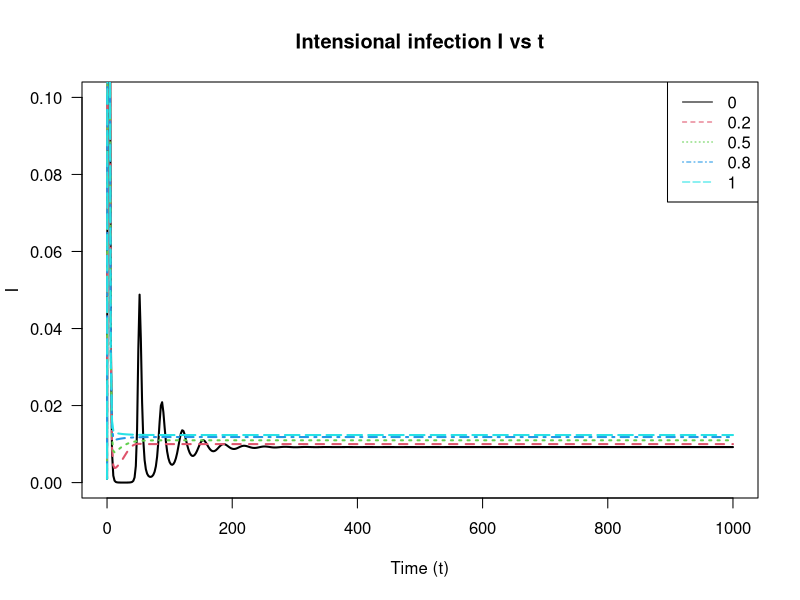

Source code (R):
library(deSolve)
## Vector Field for SIR model
SIR.vector.field <- function(t, vars, parms) {
  ##SIR.vector.field <- function(t, vars=c(S=S,I=I,R=R,Q=Q,X=X), parms=c(R_0=R_0,gamma=gamma,delta=delta,mu=mu,p=p)) {
    with(as.list(c(parms, vars)), {
    dS <- mu*(1-p) -gamma*R_0*S*I -mu*S# dS/dt
    dQ <- gamma*R_0*S*I + mu*p # cumulative cases
    dX <- gamma*R_0*S*I #cumulative normally infected cases
    dI <- dQ - gamma*I-mu*I # dI/dt
    dR <- gamma*I-mu*R #dR/dt
    
    vec.fld <- c(dS=dS, dI=dI, dR=dR, dQ=dQ, dX=dX)
    return(list(vec.fld)) # ode() requires a list
  })
}

draw.soln <- function(ic=c(S=1,I=0,R=0,Q=0,X=0), tmax=1,
                      times=seq(0,tmax,by=tmax/500),
                      func, parms, ... ) {
  soln <- ode(ic, times, func, parms)
  lines(times, soln[,"I"], lwd=2,...)
  return(invisible(as.data.frame(soln)))
}

## Plot solutions of the SIR model
tmax <- 1000 # end time for numerical integration of the ODE
## draw box for plot:
plot(0,0,xlim=c(0,tmax),ylim=c(0,0.1),
     type="n",main="Intensional infection I vs t",xlab="Time (t)",ylab="I",las=1)
## initial conditions:
I0 <- 0.001
S0 <- 1 - I0
R0 <- 1 - I0 - S0
Q0 <- I0
X0 <- Q0

## draw solutions for several values of parameter R_0:
vary_p <- c(0,0.2,0.5,0.8,1)

for (i in 1:length(vary_p)) {
  draw.soln(ic=c(S=S0,I=I0,R=R0,Q=Q0,X=X0), tmax=tmax,
            func=SIR.vector.field,
            parms=c(R_0=4,gamma=1,delta=0,mu=1/80,p=vary_p[i]),
            col=i,
            lty=i # use a different line style for each solution
  )
}
legend("topright",legend=vary_p,col=1:length(vary_p),lty=1:length(vary_p))
